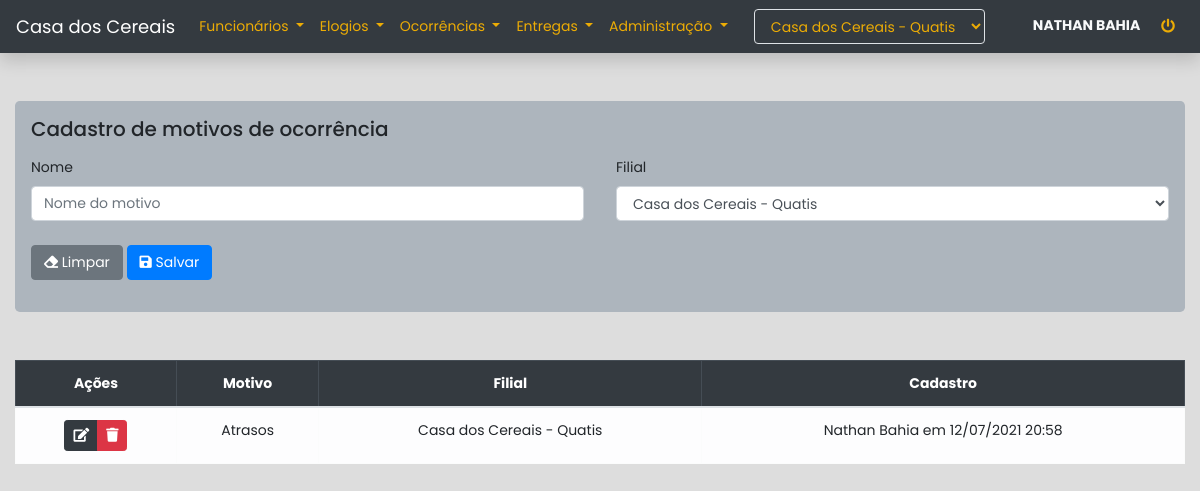
The app's page /motivos (signed in), older data.
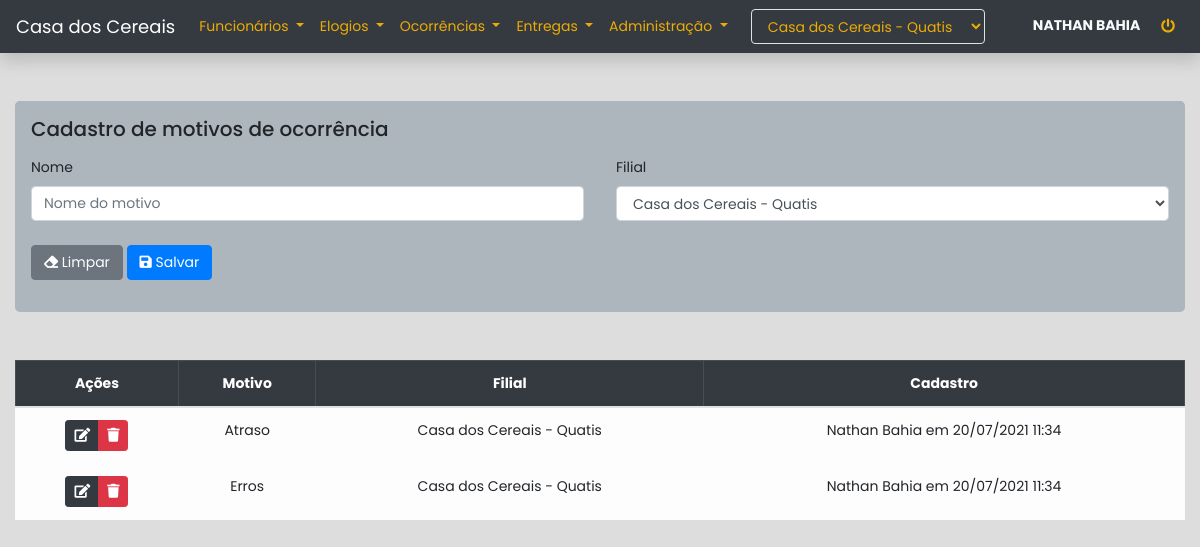
The same page, newer data.
### apps/core/models.py (models this page shows, shortened)
class Base(models.Model):
    usuario = models.ForeignKey(get_user_model(), on_delete=models.SET_NULL, null=True)
    criacao = models.DateTimeField(auto_now_add=True)
    alteracao = models.DateTimeField(auto_now=True)
    ativo = models.BooleanField(default=True)
    class Meta:
        abstract = True
    @property
    def cadastro(self):
        if self.usuario:
            return f"{self.usuario.get_full_name()} em {self.criacao.strftime('%d/%m/%Y %H:%M')}"
        return f"Usuário excluído em {self.criacao.strftime('%d/%m/%Y')}"

class Motivo(Base):
    nome = models.CharField(max_length=255)
    filial = models.ForeignKey(Filial, on_delete=models.CASCADE)
    is_active = ObjAtivosManager()
    class Meta:
        verbose_name = 'Motivo'
        verbose_name_plural = 'Motivos'
        ordering = ['nome']

class Filial(Base):
    nome = models.CharField(max_length=255)
    cidade = models.CharField(max_length=255)
    is_active = ObjAtivosManager()
    def __str__(self):
        return f'{self.nome} - {self.cidade}'
    class Meta:
        verbose_name = 'Filial'
        verbose_name_plural = 'Filiais'
        ordering = ['nome', 'cidade']

### apps/core/views.py (the view, shortened to what this page needs)
# urls.py: path('motivos', views.motivos, name='motivos'),
@login_required
def motivos(request, pk=None):
    usuario = request.user.perfil.latest('id')
    instance = None
    msg_sucesso = 'Motivo cadastrado com sucesso'
    msg_erro = 'Falha ao cadastrar motivo'
    if pk:
        instance = models.Motivo.is_active.get(pk=pk)
        msg_sucesso = 'Motivo editado com sucesso'
        msg_erro = 'Falha ao editar motivo'
    form = forms.MotivoForm(
        usuario=usuario,
        instance=instance
    )
    query = None
    if not instance:
        query = models.Motivo.is_active.filter(filial=usuario.filial)
    context = {
        'form': form,
        'instance': instance,
        'query': query,
        'motivos': query
    }
    return render(request, 'core/ocorrencias/motivos.html', context)

### apps/core/forms.py
class MotivoForm(forms.ModelForm):
    nome = forms.CharField(
        widget=forms.TextInput(
            attrs={
                'class': 'form-control',
                'placeholder': 'Nome do motivo',
                'required': True
            }
        )
    )
    filial = forms.ModelChoiceField(
        queryset=models.Filial.is_active.all(),
        widget=forms.Select(
            attrs={
                'class': 'form-control',
                'required': True
            }
        )
    )
    class Meta:
        model = models.Motivo
        fields = ['nome', 'filial']
    def __init__(self, usuario, *args, **kwargs):
        super(MotivoForm, self).__init__(*args, **kwargs)
        self.fields['filial'].queryset = models.Filial.is_active.filter(id=usuario.filial.id)
        self.fields['filial'].initial = usuario.filial

### apps/core/models.py (called while the page is built)
    def get_queryset(self):
        return super(ObjAtivosManager, self).get_queryset().filter(ativo=True)

### apps/core/templates/core/ocorrencias/motivos.html (shortened to what this page needs)
{% extends 'core/base.html' %}
{% load bootstrap4 %}
{% block content %}
<div class="container-fluid">
    <form method='post' class='my-5 jumbotron p-3' autocomplete="off">
        {% if instance %}
            <h5>Editar motivo de ocorrência</h5>
        {% else %}
            <h5>Cadastro de motivos de ocorrência</h5>
        {% endif %}
        <div class="row mx-0 mt-3">
            <div class="col-12 col-sm-6 px-0 pr-sm-3">
                <div class="form-group mb-2">
                    <label for="{{ form.nome.id_for_label }}">{{ form.nome.label }}</label>
                    {{ form.nome }}
                </div>
            </div>
            <div class="col-12 col-sm-6 px-0 pl-sm-3">
                <div class="form-group mb-2">
                    <label for="{{ form.filial.id_for_label }}">{{ form.filial.label }}</label>
                    {{ form.filial }}
                </div>
            </div>
            <div class="col-12 my-3 px-0">
                {% if instance %}
                    <a href="{% url "core:motivos" %}" type="reset" class="btn btn-secondary">
                        <i class="fas fa-arrow-left"></i> Cancelar
                    </a>
                {% else %}
                    <button type="reset" class="btn btn-secondary">
                        <i class="fas fa-eraser"></i> Limpar
                    </button>
                {% endif %}
                <button type="submit" class="btn btn-primary">
                    <i class="fas fa-save"></i> Salvar
                </button>
            </div>
        </div>
    </form>
    {% if not instance %}
        {% if motivos %}
            <div class="table-responsive mt-5">
                <table class="table table-bordered text-center">
                    <thead class="table-dark">
                        <tr>
                            <th>Ações</th>
                            <th>Motivo</th>
                            {% if usuario.administrador %}
                                <th>Filial</th>
                            {% endif %}
                            <th>Cadastro</th>
                        </tr>
                    </thead>
                    <tbody class="table-light">
                        {% for motivo in motivos %}
                        <tr>
                            <td>
                                <div class="btn-group">
                                    {% if usuario.administrador %}
                                        <a href="{% url 'core:edit_motivos' motivo.id %}" class="btn btn-sm btn-dark btn-edit-motivo" data-motivo="{{ motivo.id }}"><i class="fas fa-edit"></i></a>
                                    {% endif %}
                                    <button class="btn btn-sm btn-danger btn-delete-motivo" data-motivo="{{ motivo.id }}"><i class="fas fa-trash"></i></button>
                                </div>
                            </td>
                            <td>{{ motivo.nome }}</td>
                            <td>{{ motivo.filial }}</td>
                            <td>{{ motivo.cadastro }}</td>
                        </tr>
                        {% endfor %}
                    </tbody>
                </table>
            </div>
            {% else %}
            <div class="alert alert-warning mt-5">
                Nenhum motivo cadastrado até o momento
            </div>
        {% endif %}
    {% endif %}
</div>
{% endblock content %}

Row changes from the older to the newer data that the page shows:
no longer on this page (row edited): Motivo: nome "Atrasos", filial "Casa dos Cereais - Quatis", cadastro "Nathan Bahia em 12/07/2021 20:58"
added Motivo: nome "Atraso", filial "Casa dos Cereais - Quatis", cadastro "Nathan Bahia em 20/07/2021 11:34"
added Motivo: nome "Erros", filial "Casa dos Cereais - Quatis", cadastro "Nathan Bahia em 20/07/2021 11:34"
